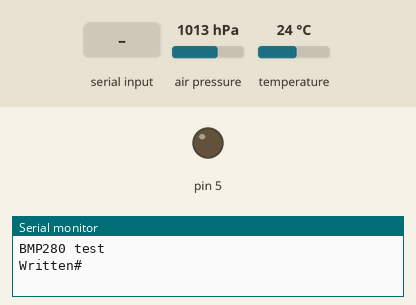
Simulated run of this sketch. Board: Arduino Uno, built with avr-gcc and run on an emulated ATmega328P. On the bench: output pins drawn as LEDs (lit = HIGH), the last lines printed to the serial monitor. Inputs (shaded band) come from the test bench; at power-on: air pressure 1013 hPa, temperature 24 °C.

Above: at 1.2 s.
1.3 s: "!\n" received over the second serial link
2.8 s: "!\n" received over the second serial link
At 3.7 s:
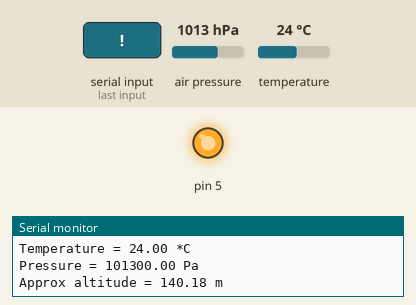
5.4 s: "#\n" received over the second serial link
Timing chart, 0 to 8.4 s (numbered marks = the images above; inputs shaded):
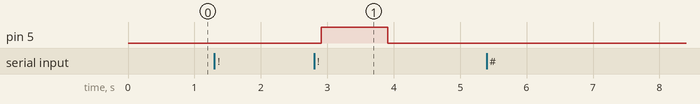

The sketch:

Final.ino
```cpp
#include <Wire.h>
#include <SPI.h>
#include <Adafruit_Sensor.h>
#include <Adafruit_BMP280.h>
#include <SoftwareSerial.h>

Adafruit_BMP280 bmp; // I2C
SoftwareSerial HC12(3,2); // HC-12 TX Pin, HC-12 RX Pin
SoftwareSerial apc220(8,9);//TX, RX

char request;
String Send;

void setup() {
  Serial.begin(9600);
  HC12.begin(1200);
  apc220.begin(9600);

  //LED and Beeper
  pinMode(5,OUTPUT);

  request = '#';
  Send = "";

  Serial.println(F("BMP280 test"));

  if (!bmp.begin()) {
    Serial.println(F("Could not find a valid BMP280 sensor, check wiring!"));
    while (1);
  }

}

void loop() {
  HC12.listen();
  for (int i = 0; i < 2; ){
    HC12.print(request);
    Serial.print("Written");
    Serial.print(request);
    bool GoOn = true;
while (GoOn){
  HC12.listen();
  if(HC12.available()){
    char c = HC12.read();
    Serial.write(c);
    Send += c;
    if(c == '!'){
      GoOn = false;
    }
  }
}

    if (request == '#'){
      request = '$';
    }
    else if(request == '$'){
      request = '#';
    }
    i++;
    Serial.println();

  }
  apc220.listen();
  Serial.println(F("\n"));
    Serial.print(F("Temperature = "));
    Serial.print(bmp.readTemperature());
    Serial.println(" *C");

    Serial.print(F("Pressure = "));
    Serial.print(bmp.readPressure());
    Serial.println(" Pa");

    Serial.print(F("Approx altitude = "));
    Serial.print(bmp.readAltitude(1030)); // this should be adjusted to your local forcase
    Serial.println(" m");

    Serial.println();

    apc220.print(F("Temperature = "));
    apc220.print(bmp.readTemperature());
    apc220.println(" *C");

    apc220.print(F("Pressure = "));
    apc220.print(bmp.readPressure());
    apc220.println(" Pa");

    apc220.print(F("Approx altitude = "));
    apc220.print(bmp.readAltitude(1030)); // this should be adjusted to your local forcase
    apc220.println(" m");

    apc220.println();
    apc220.flush();
    apc220.print(Send);
    Send = "";
    digitalWrite(5,HIGH);
    delay(1000);
    digitalWrite(5,LOW);
}
```

Measured:
- after the input at 2.8 s, pin 5: LOW → HIGH after 0.11 s, → LOW 1.0 s later
